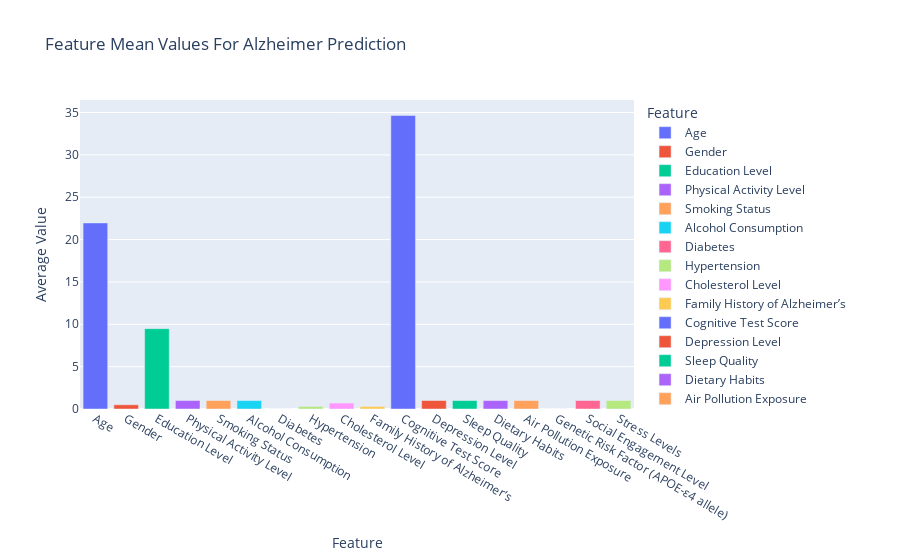

This figure's notebook cell:
### Markdown cell above
visualize the mean values of different features

### Code cell
import plotly.express as px

feature_means = df_cleaned.drop(columns=['Alzheimer’s Diagnosis']).mean().reset_index()
feature_means.columns = ['Feature', 'Mean Value']
fig = px.bar(feature_means, x='Feature', y='Mean Value', title='Feature Mean Values For Alzheimer Prediction',
             labels={'Mean Value': 'Average Value'}, color='Feature')
fig.show()

### Figure 1 — Plotly figure (JSON) as saved in the notebook; plotly's stock layout.template omitted (floating-point values rounded to 4 significant figures)
{"data": [{"alignmentgroup": "True", "hovertemplate": "Feature=%{x}<br>Average Value=%{y}<extra></extra>", "legendgroup": "Age", "marker": {"color": "#636efa", "pattern": {"shape": ""}}, "name": "Age", "offsetgroup": "Age", "orientation": "v", "showlegend": true, "textposition": "auto", "type": "bar", "x": ["Age"], "xaxis": "x", "y": [21.96], "yaxis": "y"}, {"alignmentgroup": "True", "hovertemplate": "Feature=%{x}<br>Average Value=%{y}<extra></extra>", "legendgroup": "Gender", "marker": {"color": "#EF553B", "pattern": {"shape": ""}}, "name": "Gender", "offsetgroup": "Gender", "orientation": "v", "showlegend": true, "textposition": "auto", "type": "bar", "x": ["Gender"], "xaxis": "x", "y": [0.4986], "yaxis": "y"}, {"alignmentgroup": "True", "hovertemplate": "Feature=%{x}<br>Average Value=%{y}<extra></extra>", "legendgroup": "Education Level", "marker": {"color": "#00cc96", "pattern": {"shape": ""}}, "name": "Education Level", "offsetgroup": "Education Level", "orientation": "v", "showlegend": true, "textposition": "auto", "type": "bar", "x": ["Education Level"], "xaxis": "x", "y": [9.488], "yaxis": "y"}, {"alignmentgroup": "True", "hovertemplate": "Feature=%{x}<br>Average Value=%{y}<extra></extra>", "legendgroup": "Physical Activity Level", "marker": {"color": "#ab63fa", "pattern": {"shape": ""}}, "name": "Physical Activity Level", "offsetgroup": "Physical Activity Level", "orientation": "v", "showlegend": true, "textposition": "auto", "type": "bar", "x": ["Physical Activity Level"], "xaxis": "x", "y": [0.9976], "yaxis": "y"}, {"alignmentgroup": "True", "hovertemplate": "Feature=%{x}<br>Average Value=%{y}<extra></extra>", "legendgroup": "Smoking Status", "marker": {"color": "#FFA15A", "pattern": {"shape": ""}}, "name": "Smoking Status", "offsetgroup": "Smoking Status", "orientation": "v", "showlegend": true, "textposition": "auto", "type": "bar", "x": ["Smoking Status"], "xaxis": "x", "y": [0.9976], "yaxis": "y"}, {"alignmentgroup": "True", "hovertemplate": "Feature=%{x}<br>Average Value=%{y}<extra></extra>", "legendgroup": "Alcohol Consumption", "marker": {"color": "#19d3f3", "pattern": {"shape": ""}}, "name": "Alcohol Consumption", "offsetgroup": "Alcohol Consumption", "orientation": "v", "showlegend": true, "textposition": "auto", "type": "bar", "x": ["Alcohol Consumption"], "xaxis": "x", "y": [0.9983], "yaxis": "y"}, {"alignmentgroup": "True", "hovertemplate": "Feature=%{x}<br>Average Value=%{y}<extra></extra>", "legendgroup": "Diabetes", "marker": {"color": "#FF6692", "pattern": {"shape": ""}}, "name": "Diabetes", "offsetgroup": "Diabetes", "orientation": "v", "showlegend": true, "textposition": "auto", "type": "bar", "x": ["Diabetes"], "xaxis": "x", "y": [0], "yaxis": "y"}, {"alignmentgroup": "True", "hovertemplate": "Feature=%{x}<br>Average Value=%{y}<extra></extra>", "legendgroup": "Hypertension", "marker": {"color": "#B6E880", "pattern": {"shape": ""}}, "name": "Hypertension", "offsetgroup": "Hypertension", "orientation": "v", "showlegend": true, "textposition": "auto", "type": "bar", "x": ["Hypertension"], "xaxis": "x", "y": [0.2982], "yaxis": "y"}, {"alignmentgroup": "True", "hovertemplate": "Feature=%{x}<br>Average Value=%{y}<extra></extra>", "legendgroup": "Cholesterol Level", "marker": {"color": "#FF97FF", "pattern": {"shape": ""}}, "name": "Cholesterol Level", "offsetgroup": "Cholesterol Level", "orientation": "v", "showlegend": true, "textposition": "auto", "type": "bar", "x": ["Cholesterol Level"], "xaxis": "x", "y": [0.6997], "yaxis": "y"}, {"alignmentgroup": "True", "hovertemplate": "Feature=%{x}<br>Average Value=%{y}<extra></extra>", "legendgroup": "Family History of Alzheimer’s", "marker": {"color": "#FECB52", "pattern": {"shape": ""}}, "name": "Family History of Alzheimer’s", "offsetgroup": "Family History of Alzheimer’s", "orientation": "v", "showlegend": true, "textposition": "auto", "type": "bar", "x": ["Family History of Alzheimer’s"], "xaxis": "x", "y": [0.2999], "yaxis": "y"}, {"alignmentgroup": "True", "hovertemplate": "Feature=%{x}<br>Average Value=%{y}<extra></extra>", "legendgroup": "Cognitive Test Score", "marker": {"color": "#636efa", "pattern": {"shape": ""}}, "name": "Cognitive Test Score", "offsetgroup": "Cognitive Test Score", "orientation": "v", "showlegend": true, "textposition": "auto", "type": "bar", "x": ["Cognitive Test Score"], "xaxis": "x", "y": [34.65], "yaxis": "y"}, {"alignmentgroup": "True", "hovertemplate": "Feature=%{x}<br>Average Value=%{y}<extra></extra>", "legendgroup": "Depression Level", "marker": {"color": "#EF553B", "pattern": {"shape": ""}}, "name": "Depression Level", "offsetgroup": "Depression Level", "orientation": "v", "showlegend": true, "textposition": "auto", "type": "bar", "x": ["Depression Level"], "xaxis": "x", "y": [1.002], "yaxis": "y"}, {"alignmentgroup": "True", "hovertemplate": "Feature=%{x}<br>Average Value=%{y}<extra></extra>", "legendgroup": "Sleep Quality", "marker": {"color": "#00cc96", "pattern": {"shape": ""}}, "name": "Sleep Quality", "offsetgroup": "Sleep Quality", "orientation": "v", "showlegend": true, "textposition": "auto", "type": "bar", "x": ["Sleep Quality"], "xaxis": "x", "y": [0.9961], "yaxis": "y"}, {"alignmentgroup": "True", "hovertemplate": "Feature=%{x}<br>Average Value=%{y}<extra></extra>", "legendgroup": "Dietary Habits", "marker": {"color": "#ab63fa", "pattern": {"shape": ""}}, "name": "Dietary Habits", "offsetgroup": "Dietary Habits", "orientation": "v", "showlegend": true, "textposition": "auto", "type": "bar", "x": ["Dietary Habits"], "xaxis": "x", "y": [0.9968], "yaxis": "y"}, {"alignmentgroup": "True", "hovertemplate": "Feature=%{x}<br>Average Value=%{y}<extra></extra>", "legendgroup": "Air Pollution Exposure", "marker": {"color": "#FFA15A", "pattern": {"shape": ""}}, "name": "Air Pollution Exposure", "offsetgroup": "Air Pollution Exposure", "orientation": "v", "showlegend": true, "textposition": "auto", "type": "bar", "x": ["Air Pollution Exposure"], "xaxis": "x", "y": [0.9975], "yaxis": "y"}, {"alignmentgroup": "True", "hovertemplate": "Feature=%{x}<br>Average Value=%{y}<extra></extra>", "legendgroup": "Genetic Risk Factor (APOE-ε4 allele)", "marker": {"color": "#19d3f3", "pattern": {"shape": ""}}, "name": "Genetic Risk Factor (APOE-ε4 allele)", "offsetgroup": "Genetic Risk Factor (APOE-ε4 allele)", "orientation": "v", "showlegend": true, "textposition": "auto", "type": "bar", "x": ["Genetic Risk Factor (APOE-ε4 allele)"], "xaxis": "x", "y": [0], "yaxis": "y"}, {"alignmentgroup": "True", "hovertemplate": "Feature=%{x}<br>Average Value=%{y}<extra></extra>", "legendgroup": "Social Engagement Level", "marker": {"color": "#FF6692", "pattern": {"shape": ""}}, "name": "Social Engagement Level", "offsetgroup": "Social Engagement Level", "orientation": "v", "showlegend": true, "textposition": "auto", "type": "bar", "x": ["Social Engagement Level"], "xaxis": "x", "y": [1.002], "yaxis": "y"}, {"alignmentgroup": "True", "hovertemplate": "Feature=%{x}<br>Average Value=%{y}<extra></extra>", "legendgroup": "Stress Levels", "marker": {"color": "#B6E880", "pattern": {"shape": ""}}, "name": "Stress Levels", "offsetgroup": "Stress Levels", "orientation": "v", "showlegend": true, "textposition": "auto", "type": "bar", "x": ["Stress Levels"], "xaxis": "x", "y": [1.003], "yaxis": "y"}], "layout": {"autosize": true, "barmode": "relative", "legend": {"title": {"text": "Feature"}, "tracegroupgap": 0}, "title": {"text": "Feature Mean Values For Alzheimer Prediction"}, "xaxis": {"anchor": "y", "autorange": true, "categoryarray": ["Age", "Gender", "Education Level", "Physical Activity Level", "Smoking Status", "Alcohol Consumption", "Diabetes", "Hypertension", "Cholesterol Level", "Family History of Alzheimer’s", "Cognitive Test Score", "Depression Level", "Sleep Quality", "Dietary Habits", "Air Pollution Exposure", "Genetic Risk Factor (APOE-ε4 allele)", "Social Engagement Level", "Stress Levels"], "categoryorder": "array", "domain": [0, 1], "range": [-0.5, 17.5], "title": {"text": "Feature"}, "type": "category"}, "yaxis": {"anchor": "x", "autorange": true, "domain": [0, 1], "range": [0, 36.48], "title": {"text": "Average Value"}, "type": "linear"}}}
